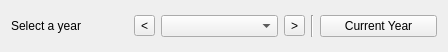
<?xml version="1.0" encoding="UTF-8"?>
<ui version="4.0">
 <class>wdgYear</class>
 <widget class="QWidget" name="wdgYear">
  <property name="geometry">
   <rect>
    <x>0</x>
    <y>0</y>
    <width>448</width>
    <height>52</height>
   </rect>
  </property>
  <layout class="QVBoxLayout" name="verticalLayout">
   <item>
    <layout class="QHBoxLayout" name="horizontalLayout">
     <item>
      <widget class="QLabel" name="label">
       <property name="text">
        <string>Select a year</string>
       </property>
      </widget>
     </item>
     <item>
      <widget class="QToolButton" name="cmdPrevious">
       <property name="toolTip">
        <string>Previous year</string>
       </property>
       <property name="text">
        <string>&lt;</string>
       </property>
      </widget>
     </item>
     <item>
      <widget class="QComboBox" name="cmbYear">
       <property name="toolTip">
        <string>Select a year</string>
       </property>
      </widget>
     </item>
     <item>
      <widget class="QToolButton" name="cmdNext">
       <property name="toolTip">
        <string>Next year</string>
       </property>
       <property name="text">
        <string>&gt;</string>
       </property>
      </widget>
     </item>
     <item>
      <widget class="Line" name="line">
       <property name="orientation">
        <enum>Qt::Vertical</enum>
       </property>
      </widget>
     </item>
     <item>
      <widget class="QPushButton" name="cmdCurrent">
       <property name="toolTip">
        <string>Current year</string>
       </property>
       <property name="text">
        <string>Current Year</string>
       </property>
      </widget>
     </item>
    </layout>
   </item>
  </layout>
 </widget>
 <resources/>
 <connections/>
</ui>
